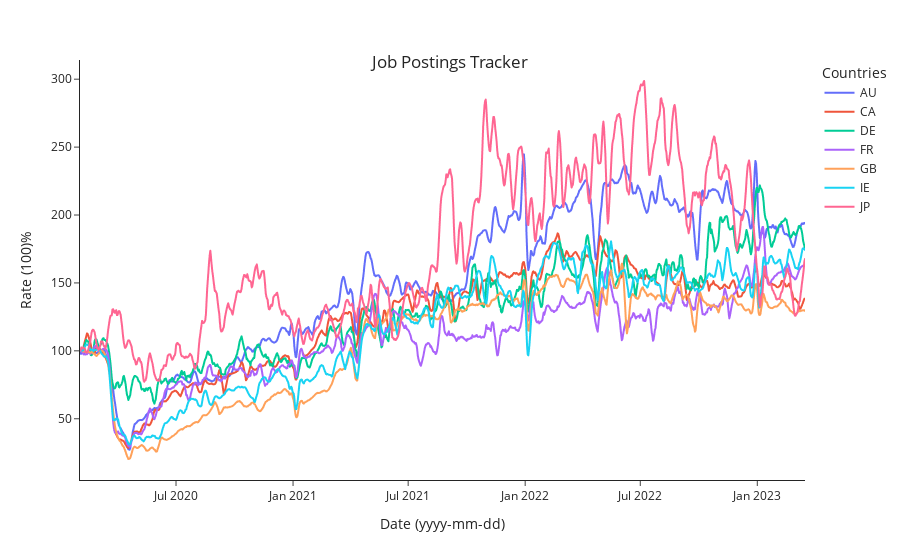

Notebook source saved alongside this figure:
### Code cell
import plotly.express as px

fig = px.scatter(df_world, x='date', y=countries)
fig.update_traces(
    mode='lines',
    line=dict(width=2),
    showlegend=True
)

# change hover defaulted
fig.update_traces(mode="lines", hovertemplate=None)
fig.update_layout(hovermode="x unified")

# change the X-Y labels
fig.update_layout(template='simple_white',
    yaxis_title='Rate (100)%',
    xaxis_title="Date (yyyy-mm-dd)",
    legend_title="Countries",              
    title={
        'text': "Job Postings Tracker",
        'y':0.9,
        'x':0.5,        
        'xanchor': 'center',
        'yanchor': 'top'},            
    hovermode="x"
)

fig.show()

### Figure 1 — Plotly figure (JSON) as saved in the notebook; plotly's stock layout.template omitted (floating-point values rounded to 4 significant figures; data arrays with more than 128 entries replaced by an {"elided": "..."} marker saying what was removed)
{"data": [{"legendgroup": "AU", "line": {"width": 2}, "marker": {"color": "#636efa", "symbol": "circle"}, "mode": "lines", "name": "AU", "showlegend": true, "type": "scattergl", "x": {"elided": "1141 str values"}, "xaxis": "x", "y": {"elided": "1141 float values"}, "yaxis": "y"}, {"legendgroup": "CA", "line": {"width": 2}, "marker": {"color": "#EF553B", "symbol": "circle"}, "mode": "lines", "name": "CA", "showlegend": true, "type": "scattergl", "x": {"elided": "1141 str values"}, "xaxis": "x", "y": {"elided": "1141 float values"}, "yaxis": "y"}, {"legendgroup": "DE", "line": {"width": 2}, "marker": {"color": "#00cc96", "symbol": "circle"}, "mode": "lines", "name": "DE", "showlegend": true, "type": "scattergl", "x": {"elided": "1141 str values"}, "xaxis": "x", "y": {"elided": "1141 float values"}, "yaxis": "y"}, {"legendgroup": "FR", "line": {"width": 2}, "marker": {"color": "#ab63fa", "symbol": "circle"}, "mode": "lines", "name": "FR", "showlegend": true, "type": "scattergl", "x": {"elided": "1141 str values"}, "xaxis": "x", "y": {"elided": "1141 float values"}, "yaxis": "y"}, {"legendgroup": "GB", "line": {"width": 2}, "marker": {"color": "#FFA15A", "symbol": "circle"}, "mode": "lines", "name": "GB", "showlegend": true, "type": "scattergl", "x": {"elided": "1141 str values"}, "xaxis": "x", "y": {"elided": "1141 float values"}, "yaxis": "y"}, {"legendgroup": "IE", "line": {"width": 2}, "marker": {"color": "#19d3f3", "symbol": "circle"}, "mode": "lines", "name": "IE", "showlegend": true, "type": "scattergl", "x": {"elided": "1141 str values"}, "xaxis": "x", "y": {"elided": "1141 float values"}, "yaxis": "y"}, {"legendgroup": "JP", "line": {"width": 2}, "marker": {"color": "#FF6692", "symbol": "circle"}, "mode": "lines", "name": "JP", "showlegend": true, "type": "scattergl", "x": {"elided": "1141 str values"}, "xaxis": "x", "y": {"elided": "1141 float values"}, "yaxis": "y"}], "layout": {"hovermode": "x", "legend": {"title": {"text": "Countries"}, "tracegroupgap": 0}, "margin": {"t": 60}, "title": {"text": "Job Postings Tracker", "x": 0.5, "xanchor": "center", "y": 0.9, "yanchor": "top"}, "xaxis": {"anchor": "y", "domain": [0, 1], "title": {"text": "Date (yyyy-mm-dd)"}}, "yaxis": {"anchor": "x", "domain": [0, 1], "title": {"text": "Rate (100)%"}}}}
